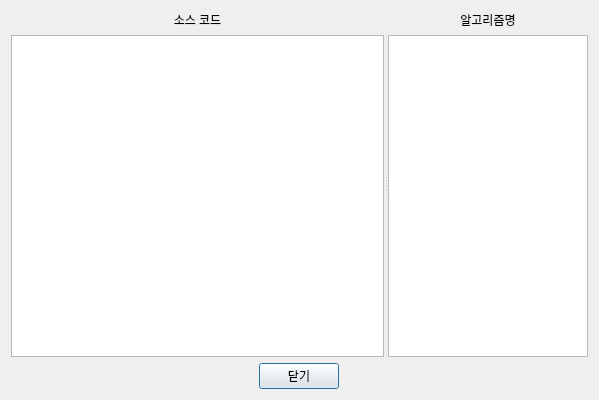
<?xml version="1.0" encoding="UTF-8"?>
<ui version="4.0">
 <class>Dialog</class>
 <widget class="QDialog" name="Dialog">
  <property name="geometry">
   <rect>
    <x>0</x>
    <y>0</y>
    <width>599</width>
    <height>400</height>
   </rect>
  </property>
  <property name="windowTitle">
   <string>Dialog</string>
  </property>
  <layout class="QGridLayout" name="gridLayout_5">
   <item row="0" column="0">
    <layout class="QVBoxLayout" name="verticalLayout_4">
     <item>
      <widget class="QWidget" name="widget_3" native="true">
       <property name="sizePolicy">
        <sizepolicy hsizetype="Expanding" vsizetype="Expanding">
         <horstretch>0</horstretch>
         <verstretch>0</verstretch>
        </sizepolicy>
       </property>
       <layout class="QGridLayout" name="gridLayout_4">
        <property name="leftMargin">
         <number>0</number>
        </property>
        <property name="topMargin">
         <number>0</number>
        </property>
        <property name="rightMargin">
         <number>0</number>
        </property>
        <property name="bottomMargin">
         <number>0</number>
        </property>
        <item row="0" column="0">
         <widget class="QSplitter" name="splitter">
          <property name="orientation">
           <enum>Qt::Horizontal</enum>
          </property>
          <widget class="QWidget" name="widget" native="true">
           <layout class="QGridLayout" name="gridLayout_2">
            <property name="leftMargin">
             <number>0</number>
            </property>
            <property name="topMargin">
             <number>0</number>
            </property>
            <property name="rightMargin">
             <number>0</number>
            </property>
            <property name="bottomMargin">
             <number>0</number>
            </property>
            <item row="0" column="0">
             <layout class="QVBoxLayout" name="verticalLayout_2">
              <item>
               <widget class="QLabel" name="label">
                <property name="text">
                 <string>소스 코드</string>
                </property>
                <property name="alignment">
                 <set>Qt::AlignCenter</set>
                </property>
               </widget>
              </item>
              <item>
               <widget class="QTextEdit" name="textEdit"/>
              </item>
             </layout>
            </item>
           </layout>
          </widget>
          <widget class="QWidget" name="widget_2" native="true">
           <property name="maximumSize">
            <size>
             <width>200</width>
             <height>16777215</height>
            </size>
           </property>
           <layout class="QGridLayout" name="gridLayout_3">
            <property name="leftMargin">
             <number>0</number>
            </property>
            <property name="topMargin">
             <number>0</number>
            </property>
            <property name="rightMargin">
             <number>0</number>
            </property>
            <property name="bottomMargin">
             <number>0</number>
            </property>
            <item row="0" column="0">
             <layout class="QVBoxLayout" name="verticalLayout_3">
              <item>
               <widget class="QLabel" name="label_2">
                <property name="text">
                 <string>알고리즘명</string>
                </property>
                <property name="alignment">
                 <set>Qt::AlignCenter</set>
                </property>
               </widget>
              </item>
              <item>
               <widget class="QListWidget" name="listWidget"/>
              </item>
             </layout>
            </item>
           </layout>
          </widget>
         </widget>
        </item>
       </layout>
      </widget>
     </item>
     <item>
      <layout class="QFormLayout" name="formLayout_3">
       <property name="formAlignment">
        <set>Qt::AlignCenter</set>
       </property>
       <item row="0" column="0">
        <widget class="QPushButton" name="pushButton_end">
         <property name="text">
          <string>닫기</string>
         </property>
        </widget>
       </item>
      </layout>
     </item>
    </layout>
   </item>
  </layout>
 </widget>
 <resources/>
 <connections/>
</ui>
